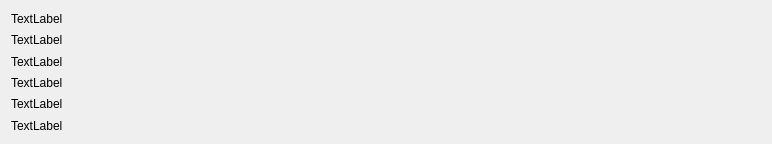
<?xml version="1.0" encoding="UTF-8"?>
<ui version="4.0">
 <class>MainWindow</class>
 <widget class="QMainWindow" name="MainWindow">
  <property name="geometry">
   <rect>
    <x>0</x>
    <y>0</y>
    <width>772</width>
    <height>144</height>
   </rect>
  </property>
  <property name="windowTitle">
   <string>MainWindow</string>
  </property>
  <widget class="QWidget" name="centralWidget">
   <layout class="QGridLayout" name="gridLayout">
    <item row="0" column="0">
     <layout class="QVBoxLayout" name="verticalLayout">
      <property name="sizeConstraint">
       <enum>QLayout::SetMaximumSize</enum>
      </property>
      <item>
       <widget class="QLabel" name="PlaylistTitle">
        <property name="text">
         <string>TextLabel</string>
        </property>
       </widget>
      </item>
      <item>
       <widget class="QLabel" name="CurrentFileInUse">
        <property name="text">
         <string>TextLabel</string>
        </property>
       </widget>
      </item>
      <item>
       <widget class="QLabel" name="OutputMemoryUse">
        <property name="text">
         <string>TextLabel</string>
        </property>
       </widget>
      </item>
      <item>
       <widget class="QLabel" name="MaxMemoryUsed">
        <property name="text">
         <string>TextLabel</string>
        </property>
       </widget>
      </item>
      <item>
       <widget class="QLabel" name="ThreadsNumber">
        <property name="text">
         <string>TextLabel</string>
        </property>
       </widget>
      </item>
      <item>
       <widget class="QLabel" name="MaxThreadsNumber">
        <property name="text">
         <string>TextLabel</string>
        </property>
       </widget>
      </item>
     </layout>
    </item>
   </layout>
  </widget>
 </widget>
 <layoutdefault spacing="6" margin="11"/>
 <resources/>
 <connections/>
</ui>
